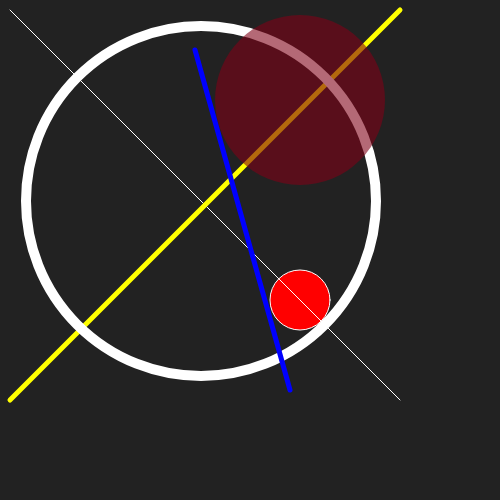
Frame 1 (no input)
Frame 60 (no input): identical to frame 1, image omitted
Frame 120 (the mouse pressed at the canvas centre since frame 60): identical to frame 1, image omitted

The p5.js sketch that drew this single still picture (run headless with seeded random() and noise() and a simulated clock; from frame 60 on, the mouse is pressed at the canvas centre):

// p5.js sketch
// ── sketch.js
function setup()
{
	//create your canvas here
	createCanvas(500, 500);
}

function draw()
{
	//do your drawing here
	background(34);
	strokeWeight(1);
	stroke(255, 255, 255);
	fill("red");
	circle(300, 300, 60);

	line(10, 10, 400, 400);

	push();
	stroke("yellow");
	strokeWeight(5);
	line(10, 400, 400, 10);
	pop();

	push();
	noFill();
	strokeWeight(10);
	circle(201, 201, 350);
	pop();


	noStroke();
	fill(128, 0, 23, 150);
	circle(300, 100, 170);

	stroke("blue");
	strokeWeight(5);
	line(195, 50, 290, 390);
}
